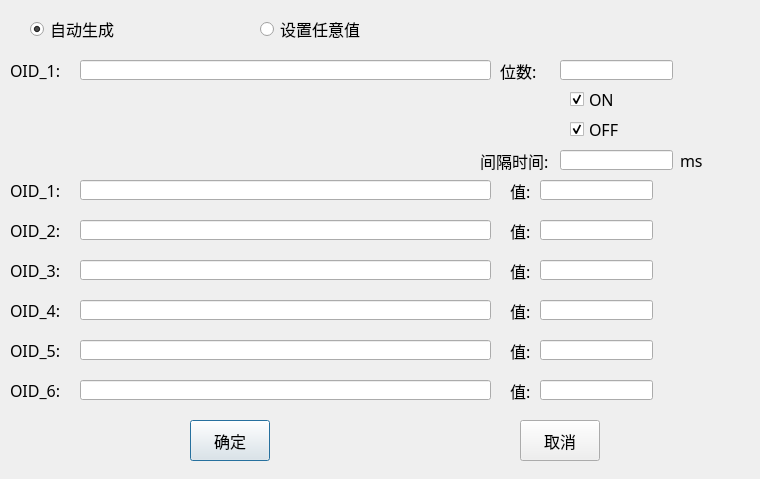
<?xml version="1.0" encoding="UTF-8"?>
<ui version="4.0">
 <class>AddSetCmdDlg</class>
 <widget class="QDialog" name="AddSetCmdDlg">
  <property name="geometry">
   <rect>
    <x>0</x>
    <y>0</y>
    <width>760</width>
    <height>479</height>
   </rect>
  </property>
  <property name="font">
   <font>
    <family>微软雅黑</family>
    <pointsize>12</pointsize>
   </font>
  </property>
  <property name="windowTitle">
   <string>Dialog</string>
  </property>
  <widget class="QPushButton" name="okBtn">
   <property name="geometry">
    <rect>
     <x>190</x>
     <y>420</y>
     <width>80</width>
     <height>41</height>
    </rect>
   </property>
   <property name="font">
    <font>
     <family>微软雅黑</family>
     <pointsize>12</pointsize>
    </font>
   </property>
   <property name="text">
    <string>确定</string>
   </property>
  </widget>
  <widget class="QPushButton" name="cancelBtn">
   <property name="geometry">
    <rect>
     <x>520</x>
     <y>420</y>
     <width>80</width>
     <height>41</height>
    </rect>
   </property>
   <property name="font">
    <font>
     <family>微软雅黑</family>
     <pointsize>12</pointsize>
    </font>
   </property>
   <property name="text">
    <string>取消</string>
   </property>
  </widget>
  <widget class="QLabel" name="label">
   <property name="geometry">
    <rect>
     <x>10</x>
     <y>180</y>
     <width>54</width>
     <height>21</height>
    </rect>
   </property>
   <property name="text">
    <string>OID_1:</string>
   </property>
  </widget>
  <widget class="QLineEdit" name="OID1lineEdit">
   <property name="geometry">
    <rect>
     <x>80</x>
     <y>180</y>
     <width>411</width>
     <height>20</height>
    </rect>
   </property>
  </widget>
  <widget class="QLabel" name="label_2">
   <property name="geometry">
    <rect>
     <x>510</x>
     <y>180</y>
     <width>54</width>
     <height>21</height>
    </rect>
   </property>
   <property name="text">
    <string>值:</string>
   </property>
  </widget>
  <widget class="QLineEdit" name="Value1lineEdit">
   <property name="geometry">
    <rect>
     <x>540</x>
     <y>180</y>
     <width>113</width>
     <height>20</height>
    </rect>
   </property>
   <property name="sizePolicy">
    <sizepolicy hsizetype="Expanding" vsizetype="Fixed">
     <horstretch>0</horstretch>
     <verstretch>0</verstretch>
    </sizepolicy>
   </property>
  </widget>
  <widget class="QLineEdit" name="Value2lineEdit">
   <property name="geometry">
    <rect>
     <x>540</x>
     <y>220</y>
     <width>113</width>
     <height>20</height>
    </rect>
   </property>
   <property name="sizePolicy">
    <sizepolicy hsizetype="Expanding" vsizetype="Fixed">
     <horstretch>0</horstretch>
     <verstretch>0</verstretch>
    </sizepolicy>
   </property>
  </widget>
  <widget class="QLineEdit" name="OID2lineEdit">
   <property name="geometry">
    <rect>
     <x>80</x>
     <y>220</y>
     <width>411</width>
     <height>20</height>
    </rect>
   </property>
  </widget>
  <widget class="QLabel" name="label_3">
   <property name="geometry">
    <rect>
     <x>510</x>
     <y>220</y>
     <width>54</width>
     <height>21</height>
    </rect>
   </property>
   <property name="text">
    <string>值:</string>
   </property>
  </widget>
  <widget class="QLabel" name="label_4">
   <property name="geometry">
    <rect>
     <x>10</x>
     <y>220</y>
     <width>54</width>
     <height>21</height>
    </rect>
   </property>
   <property name="text">
    <string>OID_2:</string>
   </property>
  </widget>
  <widget class="QLineEdit" name="Value3lineEdit">
   <property name="geometry">
    <rect>
     <x>540</x>
     <y>260</y>
     <width>113</width>
     <height>20</height>
    </rect>
   </property>
   <property name="sizePolicy">
    <sizepolicy hsizetype="Expanding" vsizetype="Fixed">
     <horstretch>0</horstretch>
     <verstretch>0</verstretch>
    </sizepolicy>
   </property>
  </widget>
  <widget class="QLabel" name="label_5">
   <property name="geometry">
    <rect>
     <x>510</x>
     <y>260</y>
     <width>54</width>
     <height>21</height>
    </rect>
   </property>
   <property name="text">
    <string>值:</string>
   </property>
  </widget>
  <widget class="QLineEdit" name="OID3lineEdit">
   <property name="geometry">
    <rect>
     <x>80</x>
     <y>260</y>
     <width>411</width>
     <height>20</height>
    </rect>
   </property>
  </widget>
  <widget class="QLabel" name="label_6">
   <property name="geometry">
    <rect>
     <x>10</x>
     <y>260</y>
     <width>54</width>
     <height>21</height>
    </rect>
   </property>
   <property name="text">
    <string>OID_3:</string>
   </property>
  </widget>
  <widget class="QLineEdit" name="Value4lineEdit">
   <property name="geometry">
    <rect>
     <x>540</x>
     <y>300</y>
     <width>113</width>
     <height>20</height>
    </rect>
   </property>
   <property name="sizePolicy">
    <sizepolicy hsizetype="Expanding" vsizetype="Fixed">
     <horstretch>0</horstretch>
     <verstretch>0</verstretch>
    </sizepolicy>
   </property>
  </widget>
  <widget class="QLabel" name="label_7">
   <property name="geometry">
    <rect>
     <x>510</x>
     <y>300</y>
     <width>54</width>
     <height>21</height>
    </rect>
   </property>
   <property name="text">
    <string>值:</string>
   </property>
  </widget>
  <widget class="QLineEdit" name="OID4lineEdit">
   <property name="geometry">
    <rect>
     <x>80</x>
     <y>300</y>
     <width>411</width>
     <height>20</height>
    </rect>
   </property>
  </widget>
  <widget class="QLabel" name="label_8">
   <property name="geometry">
    <rect>
     <x>10</x>
     <y>300</y>
     <width>54</width>
     <height>21</height>
    </rect>
   </property>
   <property name="text">
    <string>OID_4:</string>
   </property>
  </widget>
  <widget class="QLineEdit" name="Value5lineEdit">
   <property name="geometry">
    <rect>
     <x>540</x>
     <y>340</y>
     <width>113</width>
     <height>20</height>
    </rect>
   </property>
   <property name="sizePolicy">
    <sizepolicy hsizetype="Expanding" vsizetype="Fixed">
     <horstretch>0</horstretch>
     <verstretch>0</verstretch>
    </sizepolicy>
   </property>
  </widget>
  <widget class="QLabel" name="label_9">
   <property name="geometry">
    <rect>
     <x>510</x>
     <y>340</y>
     <width>54</width>
     <height>21</height>
    </rect>
   </property>
   <property name="text">
    <string>值:</string>
   </property>
  </widget>
  <widget class="QLineEdit" name="OID5lineEdit">
   <property name="geometry">
    <rect>
     <x>80</x>
     <y>340</y>
     <width>411</width>
     <height>20</height>
    </rect>
   </property>
  </widget>
  <widget class="QLabel" name="label_10">
   <property name="geometry">
    <rect>
     <x>10</x>
     <y>340</y>
     <width>54</width>
     <height>21</height>
    </rect>
   </property>
   <property name="text">
    <string>OID_5:</string>
   </property>
  </widget>
  <widget class="QLineEdit" name="OID6lineEdit">
   <property name="geometry">
    <rect>
     <x>80</x>
     <y>380</y>
     <width>411</width>
     <height>20</height>
    </rect>
   </property>
  </widget>
  <widget class="QLabel" name="label_11">
   <property name="geometry">
    <rect>
     <x>510</x>
     <y>380</y>
     <width>54</width>
     <height>21</height>
    </rect>
   </property>
   <property name="text">
    <string>值:</string>
   </property>
  </widget>
  <widget class="QLineEdit" name="Value6lineEdit">
   <property name="geometry">
    <rect>
     <x>540</x>
     <y>380</y>
     <width>113</width>
     <height>20</height>
    </rect>
   </property>
   <property name="sizePolicy">
    <sizepolicy hsizetype="Expanding" vsizetype="Fixed">
     <horstretch>0</horstretch>
     <verstretch>0</verstretch>
    </sizepolicy>
   </property>
  </widget>
  <widget class="QLabel" name="label_12">
   <property name="geometry">
    <rect>
     <x>10</x>
     <y>380</y>
     <width>54</width>
     <height>21</height>
    </rect>
   </property>
   <property name="text">
    <string>OID_6:</string>
   </property>
  </widget>
  <widget class="QRadioButton" name="AutoradioBtn">
   <property name="geometry">
    <rect>
     <x>30</x>
     <y>20</y>
     <width>91</width>
     <height>18</height>
    </rect>
   </property>
   <property name="text">
    <string>自动生成</string>
   </property>
   <property name="checked">
    <bool>true</bool>
   </property>
  </widget>
  <widget class="QRadioButton" name="SetradiaBtn">
   <property name="geometry">
    <rect>
     <x>260</x>
     <y>20</y>
     <width>101</width>
     <height>18</height>
    </rect>
   </property>
   <property name="text">
    <string>设置任意值</string>
   </property>
  </widget>
  <widget class="QLabel" name="label_13">
   <property name="geometry">
    <rect>
     <x>10</x>
     <y>60</y>
     <width>54</width>
     <height>21</height>
    </rect>
   </property>
   <property name="text">
    <string>OID_1:</string>
   </property>
  </widget>
  <widget class="QLineEdit" name="OIDlineEdit">
   <property name="geometry">
    <rect>
     <x>80</x>
     <y>60</y>
     <width>411</width>
     <height>20</height>
    </rect>
   </property>
  </widget>
  <widget class="QLabel" name="label_14">
   <property name="geometry">
    <rect>
     <x>500</x>
     <y>60</y>
     <width>54</width>
     <height>21</height>
    </rect>
   </property>
   <property name="text">
    <string>位数:</string>
   </property>
  </widget>
  <widget class="QLineEdit" name="ValuelineEdit">
   <property name="geometry">
    <rect>
     <x>560</x>
     <y>60</y>
     <width>113</width>
     <height>20</height>
    </rect>
   </property>
   <property name="sizePolicy">
    <sizepolicy hsizetype="Expanding" vsizetype="Fixed">
     <horstretch>0</horstretch>
     <verstretch>0</verstretch>
    </sizepolicy>
   </property>
  </widget>
  <widget class="QCheckBox" name="ONcheckBox">
   <property name="geometry">
    <rect>
     <x>570</x>
     <y>90</y>
     <width>73</width>
     <height>18</height>
    </rect>
   </property>
   <property name="text">
    <string>ON</string>
   </property>
   <property name="checked">
    <bool>true</bool>
   </property>
  </widget>
  <widget class="QCheckBox" name="OFFcheckBox">
   <property name="geometry">
    <rect>
     <x>570</x>
     <y>120</y>
     <width>73</width>
     <height>18</height>
    </rect>
   </property>
   <property name="text">
    <string>OFF</string>
   </property>
   <property name="checked">
    <bool>true</bool>
   </property>
  </widget>
  <widget class="QLabel" name="label_15">
   <property name="geometry">
    <rect>
     <x>480</x>
     <y>150</y>
     <width>81</width>
     <height>21</height>
    </rect>
   </property>
   <property name="text">
    <string>间隔时间:</string>
   </property>
  </widget>
  <widget class="QLineEdit" name="TimelineEdit">
   <property name="geometry">
    <rect>
     <x>560</x>
     <y>150</y>
     <width>113</width>
     <height>20</height>
    </rect>
   </property>
   <property name="sizePolicy">
    <sizepolicy hsizetype="Expanding" vsizetype="Fixed">
     <horstretch>0</horstretch>
     <verstretch>0</verstretch>
    </sizepolicy>
   </property>
  </widget>
  <widget class="QLabel" name="label_16">
   <property name="geometry">
    <rect>
     <x>680</x>
     <y>150</y>
     <width>41</width>
     <height>21</height>
    </rect>
   </property>
   <property name="text">
    <string>ms</string>
   </property>
  </widget>
 </widget>
 <resources/>
 <connections/>
</ui>
